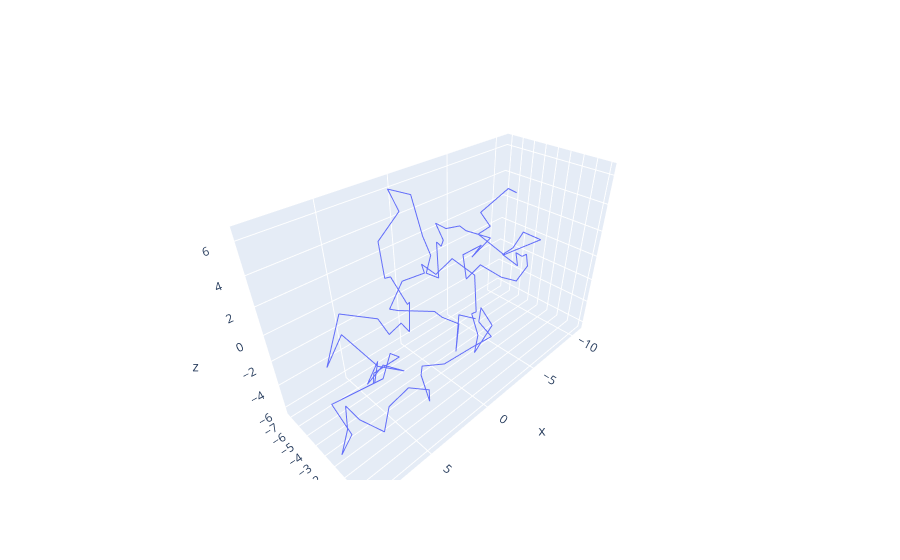

Notebook source saved alongside this figure:
### Code cell
#3D random walker with plotly
import plotly.graph_objects as go
import numpy as np

X_0 = np.array([[0],[0],[0]])
delta_X = np.random.normal(0,1,(3,100))
# X = np.cumsum(delta_X, axis = 1) this was put into the X = np.concatenate function
X = np.concatenate((X_0, np.cumsum(delta_X, axis = 1)), axis = 1)

fig = go.Figure(data=[go.Scatter3d(x=X[0], y=X[1], z=X[2],mode='lines')])
# fig = go.Figure(data=[go.Scatter3d(x=X[0], y=X[1], z=X[2],mode='markers')])
fig.show()
